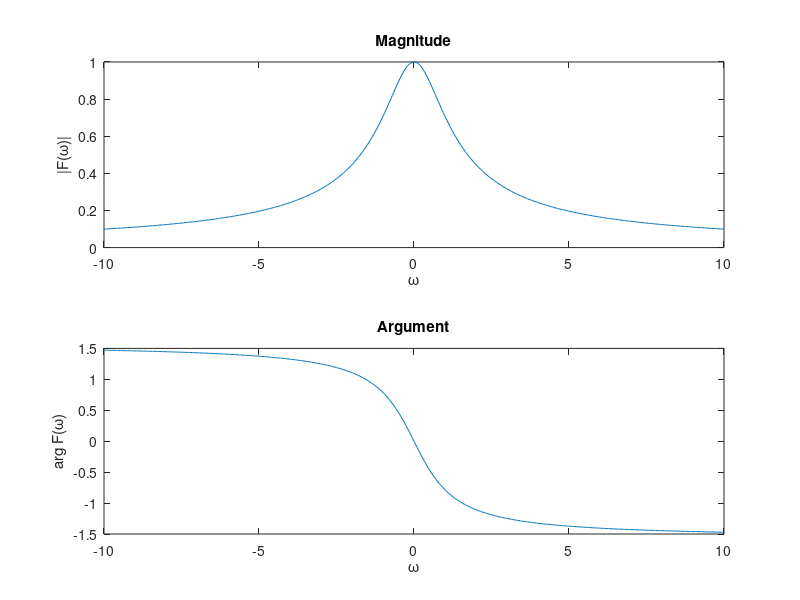

Recreate this plot in MATLAB.
w = linspace(-10, 10, 500);
f = (1j * w + 1) .^ -1;
subplot(2, 1, 1);
plot(w, abs(f));
title('Magnitude');
xlabel('\omega');
ylabel('|F(\omega)|');
subplot(2, 1, 2);
plot(w, unwrap(angle(f)));
title('Argument');
xlabel('\omega');
ylabel('arg F(\omega)');
